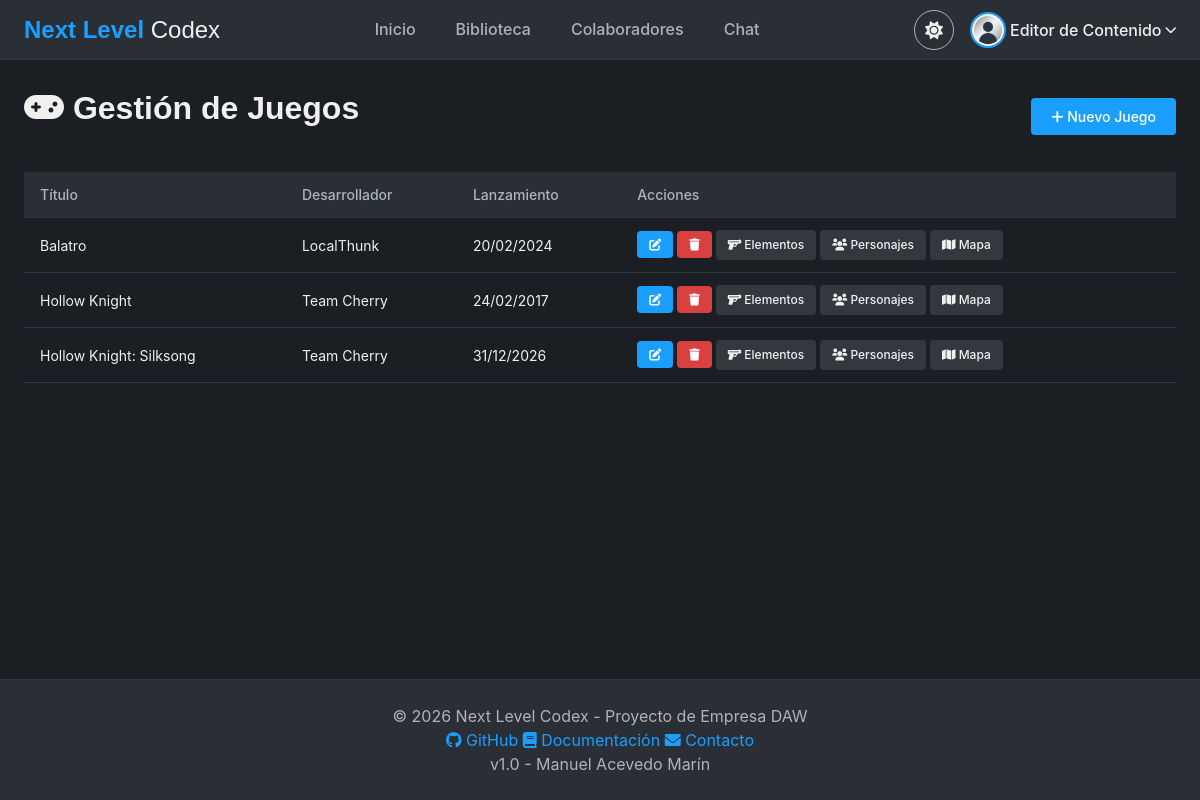
The app's page /vistas/admin_juegos.php (signed in) with its own data.
### tables this page shows
CREATE TABLE `juegos` (
  `id` int(11) NOT NULL,
  `titulo` varchar(150) NOT NULL,
  `desarrollador` varchar(100) DEFAULT NULL,
  `distribuidora` varchar(100) DEFAULT NULL,
  `fecha_lanzamiento` date DEFAULT NULL,
  `genero` varchar(50) DEFAULT NULL,
  `descripcion` text DEFAULT NULL,
  `portada` varchar(255) DEFAULT 'default_game.jpg',
  `mapa_imagen` varchar(255) DEFAULT NULL,
  `enlace_compra` varchar(500) DEFAULT NULL,
  `creador_id` int(11) NOT NULL,
  `fecha_creacion` datetime DEFAULT current_timestamp(),
  `tiene_items` tinyint(1) NOT NULL DEFAULT 0 COMMENT '1 = tiene elementos (armas, cartas...)',
  `nombre_items` varchar(50) DEFAULT 'Armas' COMMENT 'Nombre del tipo de elemento (Armas, Cartas, Hechizos...)',
  `tiene_personajes` tinyint(1) NOT NULL DEFAULT 0 COMMENT '1 = tiene personajes / NPCs',
  `tiene_mapa` tinyint(1) NOT NULL DEFAULT 0 COMMENT '1 = tiene mapa propio',
  `en_desarrollo` tinyint(1) NOT NULL DEFAULT 0,
  `trailer` varchar(500) DEFAULT NULL COMMENT 'Enlace al tráiler (YouTube, etc.)'
);

### vistas/admin_juegos.php (the view, shortened to what this page needs)
<?php
include "../sec/sec.php";
if ($_SESSION['level'] == 0) {
    $stmt = $db->prepare("SELECT id, titulo, desarrollador, fecha_lanzamiento, creador_id FROM juegos ORDER BY titulo");
    $stmt->execute();
} else {
    $stmt = $db->prepare("SELECT id, titulo, desarrollador, fecha_lanzamiento, creador_id FROM juegos WHERE creador_id = ? ORDER BY titulo");
    $stmt->bind_param("i", $_SESSION['id']);
    $stmt->execute();
}
$juegos = $stmt->get_result()->fetch_all(MYSQLI_ASSOC) ?? [];
include "../sec/header.php";
?>
<div class="main-container">
    <div style="display: flex; justify-content: space-between; align-items: center;">
        <h1><i class="fas fa-gamepad"></i> Gestión de Juegos</h1>
        <button class="btn btn-primary" onclick="abrirModalJuego()"><i class="fas fa-plus"></i> Nuevo Juego</button>
    </div>
    <div class="table-container" style="margin-top: var(--spacing-lg);">
        <table class="table">
            <thead>
                <tr>
                    <th>Título</th>
                    <th>Desarrollador</th>
                    <th>Lanzamiento</th>
                    <th>Acciones</th>
                </tr>
            </thead>
            <tbody>
                <?php foreach ($juegos as $j): ?>
                    <tr>
                        <td><?= htmlspecialchars($j['titulo']) ?></td>
                        <td><?= htmlspecialchars($j['desarrollador'] ?? '-') ?></td>
                        <td><?= $j['fecha_lanzamiento'] ? date('d/m/Y', strtotime($j['fecha_lanzamiento'])) : '-' ?></td>
                        <td>
                            <button class="btn btn-sm btn-primary" onclick="editarJuego(<?= $j['id'] ?>)"><i
                                    class="fas fa-edit"></i></button>
                            <button class="btn btn-sm btn-danger" onclick="eliminarJuego(<?= $j['id'] ?>)"><i
                                    class="fas fa-trash"></i></button>
                            <a href="gestion_elementos.php?id_juego=<?= $j['id'] ?>" class="btn btn-sm btn-secondary"><i
                                    class="fas fa-gun"></i> Elementos</a>
                            <a href="gestion_personajes.php?id_juego=<?= $j['id'] ?>" class="btn btn-sm btn-secondary"><i
                                    class="fas fa-users"></i> Personajes</a>
                            <a href="gestion_mapa.php?id_juego=<?= $j['id'] ?>" class="btn btn-sm btn-secondary"><i
                                    class="fas fa-map"></i> Mapa</a>
                        </td>
                    </tr>
                <?php endforeach; ?>
            </tbody>
        </table>
    </div>
</div>
<?php include "../sec/footer.php"; ?>

### assets/css/main.css (style rules this page uses)
:root { --bg-primary: #1b1f23; --bg-secondary: #2a2f35; --bg-tertiary: #32383e; --text-primary: #f0f0f0; --text-secondary: #acb4bc; --accent-primary: #1a9fff; --accent-hover: #4db8ff; --success: #a4d007; --danger: #d94141; --warning: #e9b741; --font-heading: 'Poppins', sans-serif; --font-body: 'Inter', sans-serif; --font-mono: 'Roboto Mono', monospace; --spacing-xs: 4px; --spacing-sm: 8px; --spacing-md: 16px; --spacing-lg: 24px; --spacing-xl: 32px; --border-radius: 4px; --border-radius-lg: 8px; }
* { margin: 0; padding: 0; box-sizing: border-box; }
body { background-color: var(--bg-primary); color: var(--text-primary); font-family: var(--font-body); line-height: 1.5; min-height: 100vh; transition: background-color 0.2s ease, color 0.2s ease; }
h1, h2, h3, h4, h5, h6 { font-family: var(--font-heading); font-weight: 600; margin-bottom: var(--spacing-md); color: var(--text-primary); }
a { color: var(--accent-primary); text-decoration: none; transition: color 0.2s ease; }

### assets/css/components.css (style rules this page uses)
.btn { display: inline-block; padding: 10px 20px; font-family: var(--font-body); font-size: 14px; font-weight: 500; text-align: center; border: none; border-radius: var(--border-radius); cursor: pointer; transition: background-color 0.2s ease, transform 0.1s ease, color 0.2s ease; background-color: var(--bg-tertiary); color: var(--text-primary); }
.btn-primary { background-color: var(--accent-primary); color: white; }
.btn-danger { background-color: var(--danger); color: white; }
.btn-sm { padding: 6px 12px; font-size: 12px; }
.table-container { overflow-x: auto; }
.table { width: 100%; border-collapse: collapse; font-size: 14px; }
.table th { text-align: left; padding: 12px 16px; background-color: var(--bg-secondary); color: var(--text-secondary); font-weight: 500; border-bottom: 1px solid var(--bg-tertiary); }
.table td { padding: 12px 16px; border-bottom: 1px solid var(--bg-tertiary); color: var(--text-primary); }

### assets/css/layout.css (style rules this page uses)
.main-container { max-width: 1400px; margin: 0 auto; padding: var(--spacing-lg); }
body { display: flex; flex-direction: column; min-height: 100vh; }
.main-container { flex: 1 0 auto; width: 100%; max-width: 1400px; margin: 0 auto; padding: var(--spacing-lg); }

### assets/css/colaboradores.css (style rules this page uses)
body { display: flex; flex-direction: column; min-height: 100vh; }
.main-container { flex: 1; }

### records on screen
juegos: titulo "Balatro", desarrollador "LocalThunk", fecha_lanzamiento "20/02/2024"
juegos: titulo "Hollow Knight", desarrollador "Team Cherry", fecha_lanzamiento "24/02/2017"
juegos: titulo "Hollow Knight: Silksong", desarrollador "Team Cherry", fecha_lanzamiento "31/12/2026"

### other values on screen
$_SESSION["nombre"] "Editor de Contenido"
